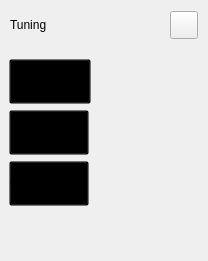
        <widget class="QFrame" name="extraLeftBox">
         <property name="minimumSize">
          <size>
           <width>0</width>
           <height>0</height>
          </size>
         </property>
         <property name="maximumSize">
          <size>
           <width>0</width>
           <height>16777215</height>
          </size>
         </property>
         <property name="frameShape">
          <enum>QFrame::NoFrame</enum>
         </property>
         <property name="frameShadow">
          <enum>QFrame::Raised</enum>
         </property>
         <layout class="QVBoxLayout" name="extraColumLayout">
          <property name="spacing">
           <number>0</number>
          </property>
          <property name="leftMargin">
           <number>0</number>
          </property>
          <property name="topMargin">
           <number>0</number>
          </property>
          <property name="rightMargin">
           <number>0</number>
          </property>
          <property name="bottomMargin">
           <number>0</number>
          </property>
          <item>
           <widget class="QFrame" name="extraTopBg">
            <property name="minimumSize">
             <size>
              <width>0</width>
              <height>50</height>
             </size>
            </property>
            <property name="maximumSize">
             <size>
              <width>16777215</width>
              <height>50</height>
             </size>
            </property>
            <property name="frameShape">
             <enum>QFrame::NoFrame</enum>
            </property>
            <property name="frameShadow">
             <enum>QFrame::Raised</enum>
            </property>
            <layout class="QVBoxLayout" name="verticalLayout_5">
             <property name="spacing">
              <number>0</number>
             </property>
             <property name="leftMargin">
              <number>0</number>
             </property>
             <property name="topMargin">
              <number>0</number>
             </property>
             <property name="rightMargin">
              <number>0</number>
             </property>
             <property name="bottomMargin">
              <number>0</number>
             </property>
             <item>
              <layout class="QGridLayout" name="extraTopLayout">
               <property name="leftMargin">
                <number>10</number>
               </property>
               <property name="rightMargin">
                <number>10</number>
               </property>
               <property name="horizontalSpacing">
                <number>10</number>
               </property>
               <property name="verticalSpacing">
                <number>0</number>
               </property>
               <item row="0" column="1">
                <widget class="QPushButton" name="extraCloseColumnBtn">
                 <property name="minimumSize">
                  <size>
                   <width>28</width>
                   <height>28</height>
                  </size>
                 </property>
                 <property name="maximumSize">
                  <size>
                   <width>28</width>
                   <height>28</height>
                  </size>
                 </property>
                 <property name="cursor">
                  <cursorShape>PointingHandCursor</cursorShape>
                 </property>
                 <property name="toolTip">
                  <string>Close left box</string>
                 </property>
                 <property name="text">
                  <string/>
                 </property>
                 <property name="iconSize">
                  <size>
                   <width>20</width>
                   <height>20</height>
                  </size>
                 </property>
                </widget>
               </item>
               <item row="0" column="0">
                <widget class="QLabel" name="extraLabel">
                 <property name="minimumSize">
                  <size>
                   <width>150</width>
                   <height>0</height>
                  </size>
                 </property>
                 <property name="text">
                  <string>Tuning</string>
                 </property>
                 <property name="textFormat">
                  <enum>Qt::PlainText</enum>
                 </property>
                </widget>
               </item>
              </layout>
             </item>
            </layout>
           </widget>
          </item>
          <item alignment="Qt::AlignLeft">
           <widget class="QFrame" name="extraContent">
            <property name="frameShape">
             <enum>QFrame::NoFrame</enum>
            </property>
            <property name="frameShadow">
             <enum>QFrame::Raised</enum>
            </property>
            <layout class="QVBoxLayout" name="verticalLayout_12">
             <property name="spacing">
              <number>0</number>
             </property>
             <property name="leftMargin">
              <number>0</number>
             </property>
             <property name="topMargin">
              <number>0</number>
             </property>
             <property name="rightMargin">
              <number>0</number>
             </property>
             <property name="bottomMargin">
              <number>0</number>
             </property>
             <item alignment="Qt::AlignLeft|Qt::AlignTop">
              <widget class="QFrame" name="extraTopMenu">
               <property name="frameShape">
                <enum>QFrame::NoFrame</enum>
               </property>
               <property name="frameShadow">
                <enum>QFrame::Raised</enum>
               </property>
               <layout class="QVBoxLayout" name="verticalLayout_11">
                <property name="spacing">
                 <number>0</number>
                </property>
                <property name="leftMargin">
                 <number>0</number>
                </property>
                <property name="topMargin">
                 <number>0</number>
                </property>
                <property name="rightMargin">
                 <number>0</number>
                </property>
                <property name="bottomMargin">
                 <number>0</number>
                </property>
               </layout>
              </widget>
             </item>
             <item>
              <widget class="QFrame" name="extraCenter">
               <property name="frameShape">
                <enum>QFrame::NoFrame</enum>
               </property>
               <property name="frameShadow">
                <enum>QFrame::Raised</enum>
               </property>
               <layout class="QVBoxLayout" name="verticalLayout_10">
                <item>
                 <widget class="QPushButton" name="Binary_btn">
                  <property name="minimumSize">
                   <size>
                    <width>0</width>
                    <height>45</height>
                   </size>
                  </property>
                  <property name="cursor">
                   <cursorShape>PointingHandCursor</cursorShape>
                  </property>
                  <property name="styleSheet">
                   <string notr="true">background: transparent;
text-align:left;</string>
                  </property>
                  <property name="text">
                   <string>Binary            </string>
                  </property>
                 </widget>
                </item>
                <item alignment="Qt::AlignLeft">
                 <widget class="QPushButton" name="Localization_btn">
                  <property name="minimumSize">
                   <size>
                    <width>0</width>
                    <height>45</height>
                   </size>
                  </property>
                  <property name="cursor">
                   <cursorShape>PointingHandCursor</cursorShape>
                  </property>
                  <property name="styleSheet">
                   <string notr="true">background: transparent;
text-align:left;</string>
                  </property>
                  <property name="text">
                   <string>Localization</string>
                  </property>
                 </widget>
                </item>
                <item alignment="Qt::AlignLeft">
                 <widget class="QPushButton" name="Classification_btn">
                  <property name="minimumSize">
                   <size>
                    <width>0</width>
                    <height>45</height>
                   </size>
                  </property>
                  <property name="cursor">
                   <cursorShape>PointingHandCursor</cursorShape>
                  </property>
                  <property name="styleSheet">
                   <string notr="true">background: transparent;
text-align:left;</string>
                  </property>
                  <property name="text">
                   <string>Classification</string>
                  </property>
                 </widget>
                </item>
                <item>
                 <widget class="QFrame" name="extraBottom">
                  <property name="frameShape">
                   <enum>QFrame::NoFrame</enum>
                  </property>
                  <property name="frameShadow">
                   <enum>QFrame::Raised</enum>
                  </property>
                 </widget>
                </item>
                <item>
                 <spacer name="verticalSpacer">
                  <property name="orientation">
                   <enum>Qt::Vertical</enum>
                  </property>
                  <property name="sizeHint" stdset="0">
                   <size>
                    <width>20</width>
                    <height>40</height>
                   </size>
                  </property>
                 </spacer>
                </item>
               </layout>
              </widget>
             </item>
            </layout>
           </widget>
          </item>
         </layout>
        </widget>
